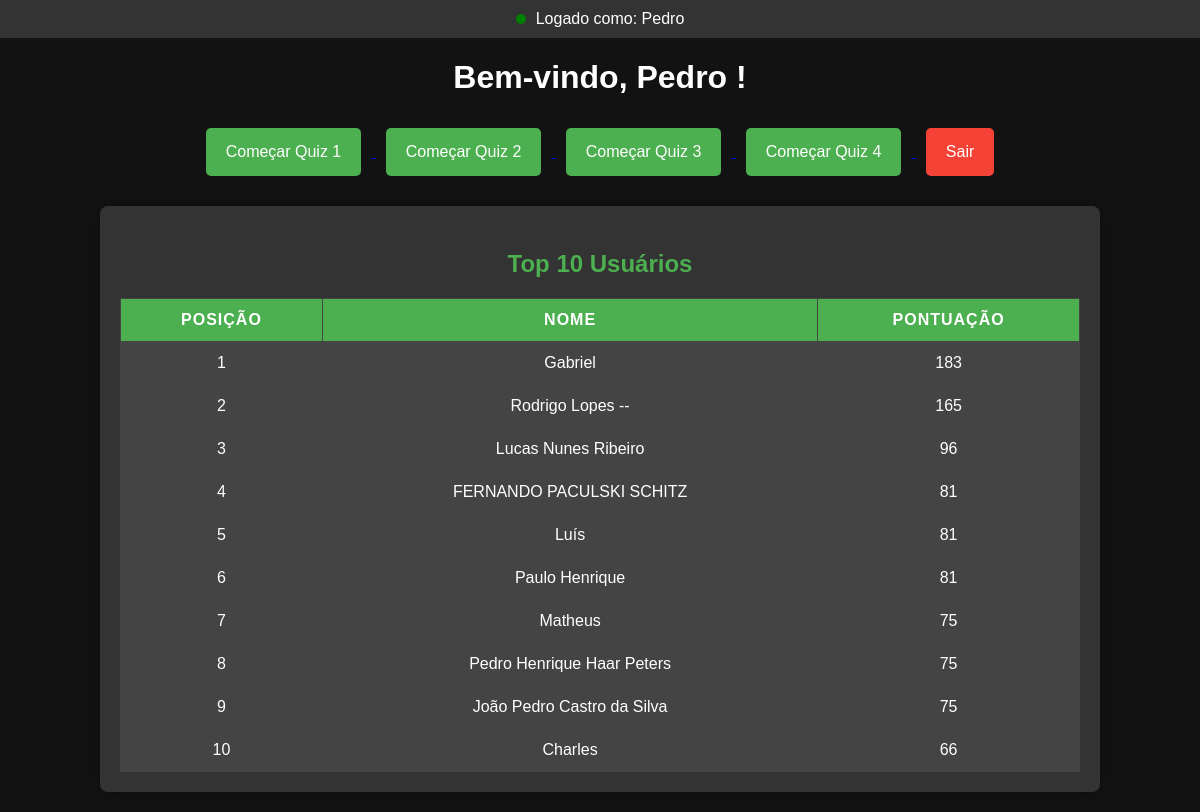
/pagina1.php (signed in), run on the app's committed database.
### tables this page shows
CREATE TABLE `users` (
  `id` int(11) NOT NULL,
  `nome` varchar(100) NOT NULL,
  `email` varchar(100) NOT NULL,
  `senha` varchar(255) NOT NULL,
  `pontuacao` int(11) DEFAULT 0
);

### pagina1.php (the view, shortened to what this page needs)
<?php
include('conexao.php');
$user_name = $_SESSION['user_name'];
$query = "SELECT nome, pontuacao FROM users ORDER BY pontuacao DESC LIMIT 10";
$result = mysqli_query($conn, $query);
?>
<!DOCTYPE html>
<html lang="pt-BR">
<head>
    <link rel="stylesheet" href="pagina1.css">
</head>
<body>
    <header class="login-status">
        <div class="status-indicator">
            <span class="status-circle"></span>
            <span class="status-text">Logado como: <?php echo $user_name; ?></span>
        </div>
    </header>
    <div class="controls-container">
        <h1>Bem-vindo, <?php echo $user_name; ?>!</h1>
        <a href="quiz.html">
            <button class="start-quiz">Começar Quiz 1</button>
        </a>
        <a id="quiz2-link" href="quiz2.html" class="disabled">
            <button class="start-quiz button">Começar Quiz 2</button>
        </a>
        <a id="quiz3-link" href="quiz3.html" class="disabled">
            <button class="start-quiz button">Começar Quiz 3</button>
        </a>
        <a id="quiz4-link" href="quiz4.html" class="disabled">
            <button class="start-quiz button">Começar Quiz 4</button>
        </a>
        <a href="logout.php">
            <button id="logout-button" class="start-quiz">Sair</button>
        </a>
    </div>
    <div class="ranking-container">
        <h3>Top 10 Usuários</h3>
        <?php if (mysqli_num_rows($result) > 0): ?>
            <table>
                <thead>
                    <tr>
                        <th>Posição</th>
                        <th>Nome</th>
                        <th>Pontuação</th>
                    </tr>
                </thead>
                <tbody>
                    <?php
                    $position = 1;
                    while ($row = mysqli_fetch_assoc($result)) {
                        echo "<tr>
                                <td>{$position}</td>
                                <td>{$row['nome']}</td>
                                <td>{$row['pontuacao']}</td>
                              </tr>";
                        $position++;
                    }
                    ?>
                </tbody>
            </table>
        <?php else: ?>
            <p>Não há dados de ranking disponíveis.</p>
        <?php endif; ?>
    </div>
</body>
</html>

### pagina1.css (style rules this page uses)
body { font-family: Arial, sans-serif; background-color: #121212; color: #fff; margin: 0; padding: 0; }
header { background-color: #333; padding: 10px; text-align: center; color: #fff; }
.status-indicator { display: flex; align-items: center; justify-content: center; }
.status-circle { width: 10px; height: 10px; background-color: green; border-radius: 50%; margin-right: 10px; }
.status-text { font-size: 16px; }
.controls-container { margin-top: 20px; text-align: center; }
.start-quiz { background-color: #4CAF50; color: white; border: none; padding: 15px 20px; font-size: 16px; cursor: pointer; border-radius: 5px; margin: 10px; transition: background-color 0.3s ease; }
button#logout-button { background-color: #f44336; }
.ranking-container { background-color: #333; padding: 20px; margin-top: 30px; border-radius: 8px; box-shadow: 0 0 15px rgba(0, 0, 0, 0.3); width: 80%; margin: 20px auto; color: #fff; }
.ranking-container h3 { text-align: center; font-size: 24px; color: #4CAF50; margin-bottom: 20px; }
table { width: 100%; border-collapse: collapse; margin-top: 10px; }
table th, table td { padding: 12px; text-align: center; border: 1px solid #444; font-size: 16px; }
table th { background-color: #4CAF50; color: white; text-transform: uppercase; letter-spacing: 1px; }
table td { background-color: #444; color: white; }
table tbody tr:nth-child(odd) { background-color: #555; }
table tbody td { font-size: 16px; }
table tbody tr { transition: background-color 0.3s ease; }

### data on the page
users: nome "Gabriel", pontuacao "183"
users: nome "Rodrigo Lopes --", pontuacao "165"
users: nome "Lucas Nunes Ribeiro", pontuacao "96"
users: nome "FERNANDO PACULSKI SCHITZ", pontuacao "81"
users: nome "Luís", pontuacao "81"
users: nome "Paulo Henrique", pontuacao "81"
users: nome "Matheus", pontuacao "75"
users: nome "Pedro Henrique Haar Peters", pontuacao "75"
users: nome "João Pedro Castro da Silva", pontuacao "75"
users: nome "Charles", pontuacao "66"

### other printed values
$user_name "Pedro"
